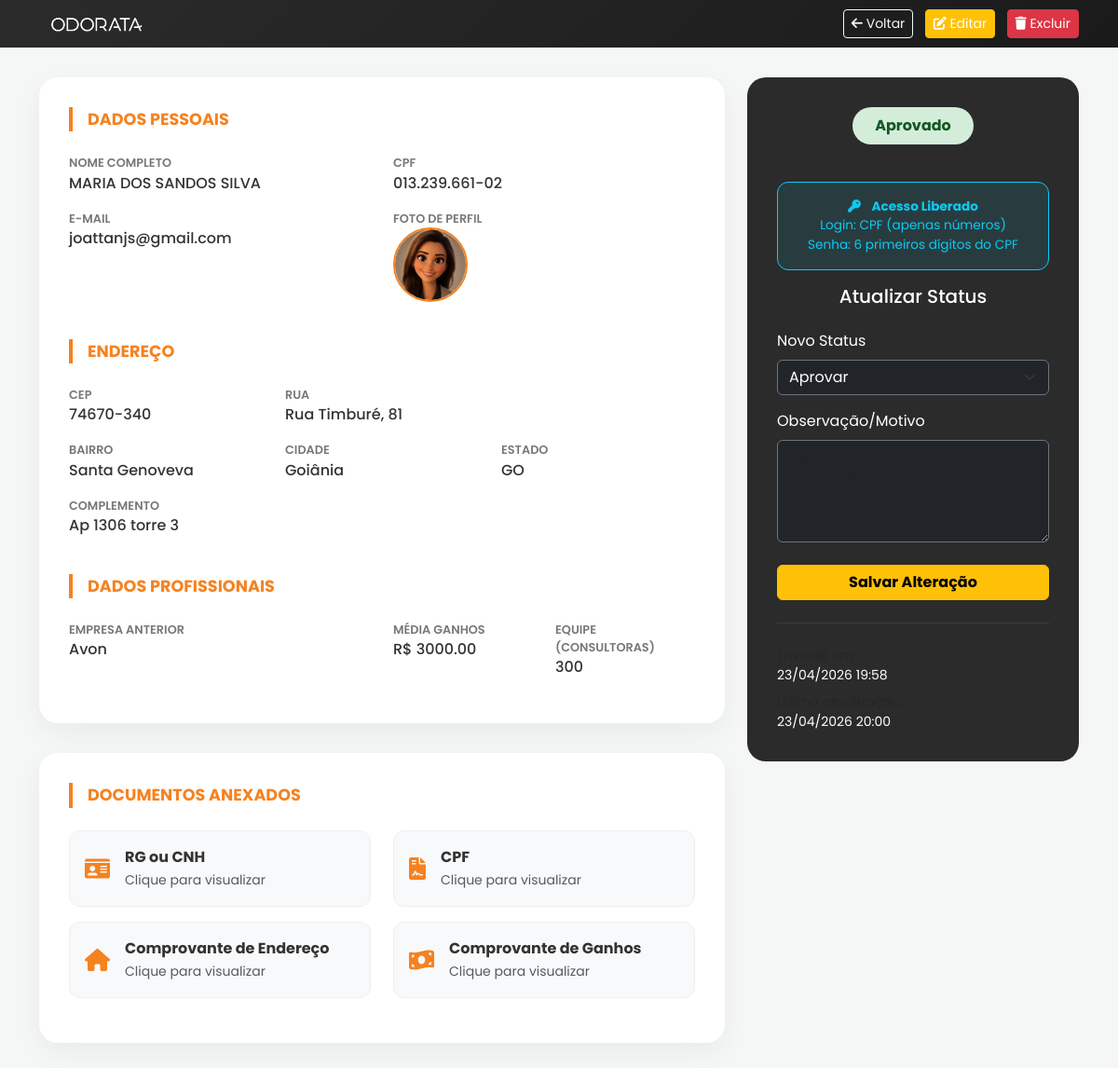
Page /coordenadoras/admin/detalhe/3/ (signed in) on the committed database.
### coordenadoras/models.py (models this page shows, shortened)
class CandidataCoordenadora(models.Model):
    STATUS_CHOICES = [
        ('PENDENTE', 'Pendente de Aprovação'),
        ('AJUSTE', 'Aguardando Ajuste'),
        ('APROVADO', 'Aprovado'),
        ('REPROVADO', 'Reprovado'),
    ]
    EMPRESA_CHOICES = [
        ('AVON', 'Avon'),
        ('NATURA', 'Natura'),
        ('BOTICARIO', 'O Boticário'),
        ('JEQUITI', 'Jequiti'),
        ('OUTRAS', 'Outras'),
    ]
    cpf = models.CharField('CPF', max_length=14, unique=True)
    nome_completo = models.CharField('Nome Completo', max_length=255)
    email = models.EmailField('E-mail', max_length=255, default="")
    foto = models.ImageField('Foto (Opcional)', upload_to='fotos/candidatas/', blank=True, null=True)
    cep = models.CharField('CEP', max_length=9)
    rua = models.CharField('Rua', max_length=255)
    numero = models.CharField('Número', max_length=20)
    complemento = models.CharField('Complemento', max_length=255, blank=True, null=True)
    bairro = models.CharField('Bairro', max_length=100)
    cidade = models.CharField('Cidade', max_length=100)
    estado = models.CharField('Estado', max_length=2)
    empresa_anterior = models.CharField('Empresa Anterior', max_length=50, choices=EMPRESA_CHOICES)
    empresa_outra = models.CharField('Outra Empresa', max_length=100, blank=True, null=True)
    media_ganhos = models.DecimalField('Média de Ganhos', max_digits=10, decimal_places=2)
    quantidade_consultoras = models.PositiveIntegerField('Quantidade de Consultoras')
    documento_rg_cnh = models.FileField('RG ou CNH', upload_to='documentos/rg_cnh/')
    documento_cpf = models.FileField('CPF', upload_to='documentos/cpf/')
    comprovante_endereco = models.FileField('Comprovante de Endereço', upload_to='documentos/endereco/')
    comprovante_ganhos = models.FileField('Comprovante de Ganhos', upload_to='documentos/ganhos/')
    status = models.CharField('Status', max_length=20, choices=STATUS_CHOICES, default='PENDENTE')
    observacao_aprovacao = models.TextField('Observação de Aprovação', blank=True, null=True)
    data_criacao = models.DateTimeField(auto_now_add=True)
    data_atualizacao = models.DateTimeField(auto_now=True)
    class Meta:
        verbose_name = 'Candidata a Coordenadora'
        verbose_name_plural = 'Candidatas a Coordenadoras'
        ordering = ['-data_criacao']

### coordenadoras/views.py (the view)
# urls.py: path('admin/detalhe/<int:pk>/', views.CandidataDetailView.as_view(), name='admin_detail'),
class CandidataDetailView(AdminStaffRequiredMixin, DetailView):
    model = CandidataCoordenadora
    template_name = 'coordenadoras/admin_detail.html'
    context_object_name = 'candidata'

### coordenadoras/views.py (called while the page is built)
    def test_func(self):
        return self.request.user.is_staff

### coordenadoras/templates/coordenadoras/admin_detail.html (shortened to what this page needs)
{% load static %}
<!DOCTYPE html>
<html lang="pt-br">
<head>
    <link rel="stylesheet" href="https://cdnjs.cloudflare.com/ajax/libs/font-awesome/6.0.0/css/all.min.css">
    <link href="https://cdn.jsdelivr.net/npm/bootstrap@5.3.0/dist/css/bootstrap.min.css" rel="stylesheet">
</head>
<body>
    <nav class="navbar navbar-expand-lg navbar-dark">
        <div class="container">
            <div class="d-flex justify-content-between align-items-center w-100">
                <a href="{% url 'home' %}">
                    <img src="{% static 'core/images/logo_odorata_main.png' %}" alt="Odorata" style="height: 35px; filter: brightness(0) invert(1);">
                </a>
                <div>
                    <a href="{% url 'coordenadoras:admin_list' %}" class="btn btn-outline-light btn-sm me-2">
                        <i class="fas fa-arrow-left"></i> Voltar
                    </a>
                    <a href="{% url 'coordenadoras:admin_edit' candidata.pk %}" class="btn btn-warning btn-sm me-2 text-white">
                        <i class="fas fa-edit"></i> Editar
                    </a>
                    <a href="{% url 'coordenadoras:admin_delete' candidata.pk %}" class="btn btn-danger btn-sm" onclick="return confirm('Tem certeza que deseja EXCLUIR este cadastro permanentemente?')">
                        <i class="fas fa-trash"></i> Excluir
                    </a>
                </div>
            </div>
        </div>
    </nav>
    <div class="container">
        <div class="row">
            <div class="col-lg-8">
                <div class="detail-card">
                    <div class="section-title">Dados Pessoais</div>
                    <div class="row">
                        <div class="col-md-6">
                            <div class="data-label">Nome Completo</div>
                            <div class="data-value">{{ candidata.nome_completo }}</div>
                        </div>
                        <div class="col-md-6">
                            <div class="data-label">CPF</div>
                            <div class="data-value">{{ candidata.cpf }}</div>
                        </div>
                        <div class="col-md-6">
                            <div class="data-label">E-mail</div>
                            <div class="data-value">{{ candidata.email }}</div>
                        </div>
                        <div class="col-md-6">
                            {% if candidata.foto %}
                            <div class="data-label">Foto de Perfil</div>
                            <div class="mb-3">
                                <img src="{{ candidata.foto.url }}" alt="Foto" style="width: 80px; height: 80px; border-radius: 50%; object-fit: cover; border: 2px solid #f58220;">
                            </div>
                            {% endif %}
                        </div>
                    </div>
                    <div class="section-title mt-4">Endereço</div>
                    <div class="row">
                        <div class="col-md-4">
                            <div class="data-label">CEP</div>
                            <div class="data-value">{{ candidata.cep }}</div>
                        </div>
                        <div class="col-md-8">
                            <div class="data-label">Rua</div>
                            <div class="data-value">{{ candidata.rua }}, {{ candidata.numero }}</div>
                        </div>
                        <div class="col-md-4">
                            <div class="data-label">Bairro</div>
                            <div class="data-value">{{ candidata.bairro }}</div>
                        </div>
                        <div class="col-md-4">
                            <div class="data-label">Cidade</div>
                            <div class="data-value">{{ candidata.cidade }}</div>
                        </div>
                        <div class="col-md-4">
                            <div class="data-label">Estado</div>
                            <div class="data-value">{{ candidata.estado }}</div>
                        </div>
                        <div class="col-12">
                            <div class="data-label">Complemento</div>
                            <div class="data-value">{{ candidata.complemento|default:"---" }}</div>
                        </div>
                    </div>
                    <div class="section-title mt-4">Dados Profissionais</div>
                    <div class="row">
                        <div class="col-md-6">
                            <div class="data-label">Empresa Anterior</div>
                            <div class="data-value">
                                {{ candidata.get_empresa_anterior_display }}
                            </div>
                        </div>
                        <div class="col-md-3">
                            <div class="data-label">Média Ganhos</div>
                            <div class="data-value">R$ {{ candidata.media_ganhos }}</div>
                        </div>
                        <div class="col-md-3">
                            <div class="data-label">Equipe (Consultoras)</div>
                            <div class="data-value">{{ candidata.quantidade_consultoras }}</div>
                        </div>
                    </div>
                </div>
                <div class="detail-card">
                    <div class="section-title">Documentos Anexados</div>
                    <div class="row">
                        <div class="col-md-6">
                            <a href="{{ candidata.documento_rg_cnh.url }}" target="_blank" class="doc-link">
                                <i class="fas fa-id-card doc-icon"></i>
                                <div>
                                    <div class="fw-bold">RG ou CNH</div>
                                    <small class="text-muted">Clique para visualizar</small>
                                </div>
                            </a>
                        </div>
                        <div class="col-md-6">
                            <a href="{{ candidata.documento_cpf.url }}" target="_blank" class="doc-link">
                                <i class="fas fa-file-contract doc-icon"></i>
                                <div>
                                    <div class="fw-bold">CPF</div>
                                    <small class="text-muted">Clique para visualizar</small>
                                </div>
                            </a>
                        </div>
                        <div class="col-md-6">
                            <a href="{{ candidata.comprovante_endereco.url }}" target="_blank" class="doc-link">
                                <i class="fas fa-home doc-icon"></i>
                                <div>
                                    <div class="fw-bold">Comprovante de Endereço</div>
                                    <small class="text-muted">Clique para visualizar</small>
                                </div>
                            </a>
                        </div>
                        <div class="col-md-6">
                            <a href="{{ candidata.comprovante_ganhos.url }}" target="_blank" class="doc-link">
                                <i class="fas fa-money-bill-wave doc-icon"></i>
                                <div>
                                    <div class="fw-bold">Comprovante de Ganhos</div>
                                    <small class="text-muted">Clique para visualizar</small>
                                </div>
                            </a>
                        </div>
                    </div>
                </div>
            </div>
            <div class="col-lg-4">
                <div class="action-panel">
                    <div class="text-center">
                        <span class="status-badge status-{{ candidata.status|lower }}">
                            {{ candidata.get_status_display }}
                        </span>
                        {% if candidata.status == 'APROVADO' %}
                        <div class="alert alert-info mt-3" style="background: rgba(13, 202, 240, 0.1); border: 1px solid #0dcaf0; color: #0dcaf0; border-radius: 12px; font-size: 0.85rem;">
                            <i class="fas fa-key me-2"></i> <strong>Acesso Liberado</strong><br>
                            Login: CPF (apenas números)<br>
                            Senha: 6 primeiros dígitos do CPF
                        </div>
                        {% endif %}
                    </div>
                    <h5 class="mb-4 text-center">Atualizar Status</h5>
                    <form action="{% url 'coordenadoras:admin_status' candidata.pk %}" method="post">
                        <div class="mb-3">
                            <label class="form-label">Novo Status</label>
                            <select name="status" id="statusSelect" class="form-select bg-dark text-white border-secondary">
                                <option value="APROVADO" {% if candidata.status == 'APROVADO' %}selected{% endif %}>Aprovar</option>
                            </select>
                        </div>
                        <div class="mb-4">
                            <label class="form-label">Observação/Motivo</label>
                            <textarea name="observacao" id="obsTextarea" class="form-control bg-dark text-white border-secondary" rows="4" placeholder="Descreva o motivo ou orientação..."></textarea>
                        </div>
                        <div class="d-grid gap-2">
                            <button type="submit" class="btn btn-warning fw-bold">Salvar Alteração</button>
                        </div>
                    </form>
                    <hr class="my-4 border-secondary">
                    <div class="small">
                        <div class="text-muted">Enviado em:</div>
                        <div class="mb-2">{{ candidata.data_criacao|date:"d/m/Y H:i" }}</div>
                        <div class="text-muted">Última atualização:</div>
                        <div>{{ candidata.data_atualizacao|date:"d/m/Y H:i" }}</div>
                    </div>
                </div>
            </div>
        </div>
    </div>
</body>
</html>

### coordenadoras/templates/coordenadoras/admin_detail.html (style rules this page uses)
body { background-color: #f4f7f6; font-family: 'Poppins', sans-serif; padding-bottom: 5rem; }
.navbar { background: linear-gradient(135deg, #2b2b2b 0%, #1a1a1a 100%); margin-bottom: 2rem; }
.detail-card { background: white; border-radius: 20px; padding: 2rem; box-shadow: 0 10px 30px rgba(0, 0, 0, 0.05); margin-bottom: 2rem; }
.section-title { font-size: 1.1rem; font-weight: 700; color: #f58220; text-transform: uppercase; margin-bottom: 1.5rem; border-left: 4px solid #f58220; padding-left: 1rem; }
.data-label { font-size: 0.8rem; color: #777; font-weight: 600; text-transform: uppercase; }
.data-value { font-size: 1rem; color: #333; font-weight: 500; margin-bottom: 1rem; }
.doc-link { display: flex; align-items: center; background: #f8f9fa; padding: 1rem; border-radius: 12px; text-decoration: none; color: #333; transition: all 0.3s ease; border: 1px solid #eee; margin-bottom: 1rem; }
.doc-icon { font-size: 1.5rem; color: #f58220; margin-right: 1rem; }
.action-panel { background: #2b2b2b; color: white; border-radius: 20px; padding: 2rem; position: sticky; top: 2rem; }
.status-badge { display: inline-block; padding: 0.5rem 1.5rem; border-radius: 100px; font-weight: 700; margin-bottom: 1.5rem; }
.status-aprovado { background: #d4edda; color: #155724; }

### rows in the picture
CandidataCoordenadora: nome_completo "MARIA DOS SANDOS SILVA", cpf "013.239.661-02", email "joattanjs@gmail.com", foto (picture), cep "74670-340", rua "Rua Timburé", numero "81", bairro "Santa Genoveva", cidade "Goiânia", estado "GO", complemento "Ap 1306 torre 3", empresa_anterior "Avon", media_ganhos "3000.00", quantidade_consultoras "300", status "Aprovado", status "Aprovar", data_criacao "23/04/2026 19:58", data_atualizacao "23/04/2026 20:00"
